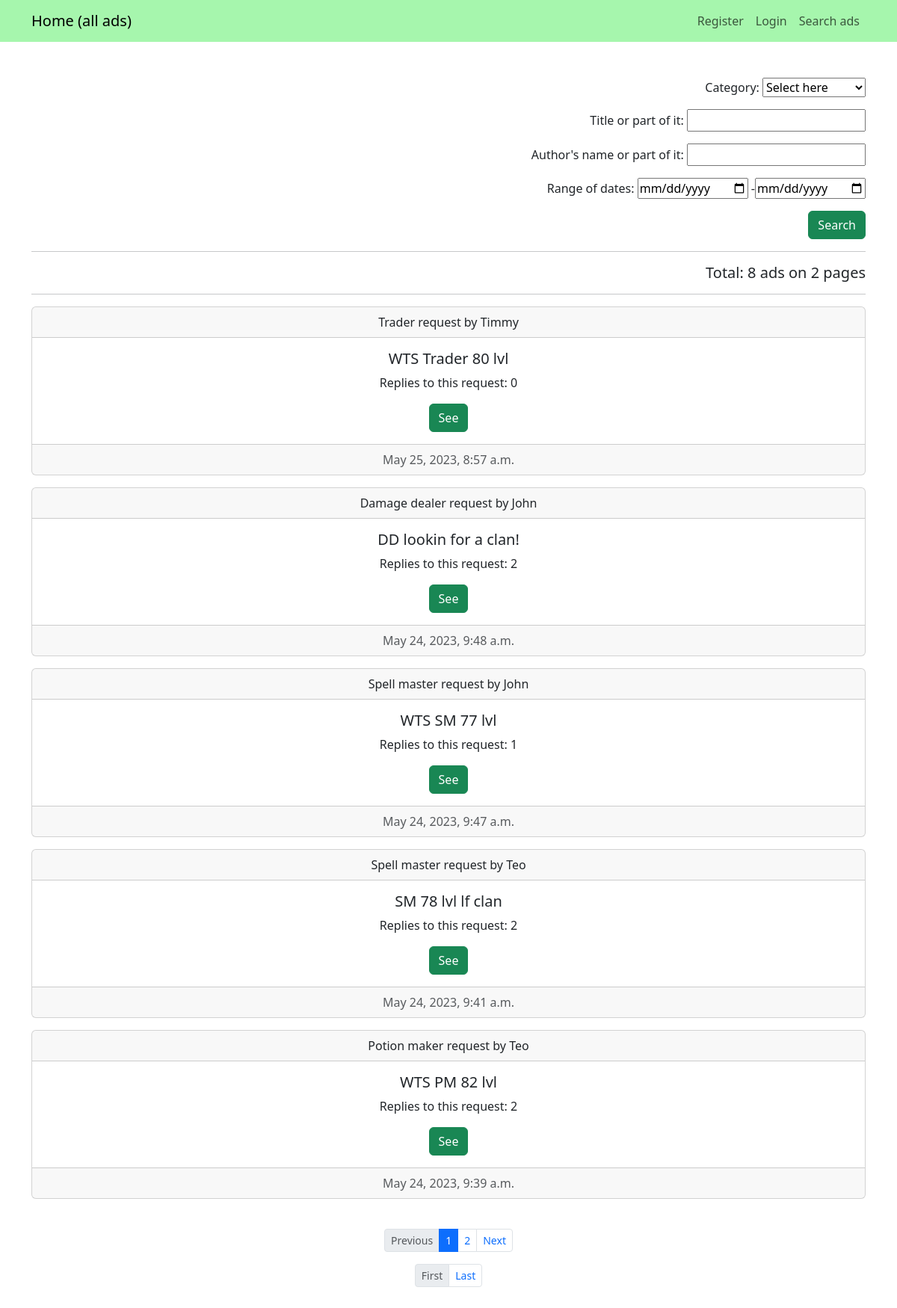
/ads_search/, run on the app's committed database.
### AdsBoard/models.py (models this page shows)
class Adv(models.Model):
    date_of_creation = models.DateTimeField(
        auto_now_add=True,
    )
    author = models.ForeignKey(
        to=User,
        on_delete=models.CASCADE,
        related_name='adv_created_by',
    )
    title = models.CharField(
        max_length=255,
        help_text='Up to 255 symbols',
    )
    category = models.CharField(
        max_length=15,
        choices=CATEGORIES,
        default=None,
    )
    content = RichTextUploadingField(
        blank=True,
    )
    class Meta:
        verbose_name = 'Advertise'
        verbose_name_plural = 'Advertisements'
    def __str__(self) -> str:
        return f'{self.title}'

### AdsBoard/views.py (the view)
# urls.py: path('ads_search/', AdsSearchView.as_view(), name='ads_search'),
class AdsSearchView(ListView):
    model = Adv
    template_name = 'AdsBoard/ads_search.html'
    ordering = '-date_of_creation'
    context_object_name = 'search_ads'
    paginate_by = 5
    paginate_orphans = 1
    def get_context_data(self, **kwargs):
        context = super().get_context_data(**kwargs)
        context['filterset'] = self.filterset
        context['querydict'] = self.request.GET.dict()
        pprint(context)
        return context
    def get_queryset(self):
        queryset = super().get_queryset()
        self.filterset = AdvFilter(self.request.GET, queryset)
        return self.filterset.qs

### AdsBoard/templatetags/AdsBoard_filters.py (called while the page is built)
@register.filter
def listing(number: int) -> list:
    pagination_list = []
    for n in range(number):
        pagination_list.append(n + 1)
    return pagination_list

### AdsBoard/templatetags/AdsBoard_tags.py (called while the page is built)
@register.simple_tag(takes_context=True)
def url_replace(context, **kwargs):
    context_copy = context['request'].GET.copy()
    for key, value in kwargs.items():
        context_copy[key] = value
    return context_copy.urlencode()

### AdsBoard/templates/AdsBoard/ads_search.html (shortened to what this page needs)
{% extends 'base.html' %}
{% load AdsBoard_filters %}
{% load AdsBoard_tags %}
{% block content %}
<form action="" method="get" align="right">
    {{ filterset.form.as_p }}
    <button class="btn btn-success" type="submit">Search</button>
</form>
<hr>
<h5 align="right">
    Total: {{ page_obj.paginator.count }} ads
    {% if page_obj.paginator.num_pages != 1 %}
    on {{ page_obj.paginator.num_pages }} pages
    {% endif %}
</h5>
<hr>
{% for ad in search_ads %}
<div class="card mb-3">
    <div class="card-header">
        {{ ad.category }} request by {{ ad.author }}
    </div>
    <div class="card-body">
        <h5 class="card-title">
            {{ ad.title }}
        </h5>
        <p class="card-text">
            Replies to this request: {{ ad.replies_to_adv.count }}
        </p>
        <a href="{% url 'ad_detail' pk=ad.id %}" class="btn btn-success">
            See
        </a>
    </div>
    <div class="card-footer text-muted">
        {{ ad.date_of_creation }}
    </div>
</div>
{% empty %}
<h2>
    No ads found
</h2>
{% endfor %}
<br>
<nav aria-label="Page navigation example">
    <ul class="pagination pagination-sm justify-content-center">
        {% if page_obj.has_previous %}
        <li class="page-item">
            <a class="page-link" href="?{% url_replace page=page_obj.previous_page_number %}">
                Previous
            </a>
        </li>
        {% else %}
        <li class="page-item disabled">
            <a class="page-link" href="#">
                Previous
            </a>
        </li>
        {% endif %}
        {% if page_obj.paginator.num_pages <= 5 %}
        {% for page_num in page_obj.paginator.num_pages|listing %}
        {% if page_num == page_obj.number %}
        <li class="page-item active" aria-current="page">
            <a class="page-link" href="?{% url_replace page=page_num %}">
                {{ page_num }}
            </a>
        </li>
        {% else %}
        <li class="page-item">
            <a class="page-link" href="?{% url_replace page=page_num %}">
                {{ page_num }}
            </a>
        </li>
        {% endif %}
        {% endfor %}
        {% endif %}
        {% if page_obj.has_next %}
        <li class="page-item">
            <a class="page-link" href="?{% url_replace page=page_obj.next_page_number %}">
                Next
            </a>
        </li>
        {% else %}
        <li class="page-item disabled">
            <a class="page-link" href="#">
                Next
            </a>
        </li>
        {% endif %}
    </ul>
</nav>
<nav aria-label="Page navigation example">
    <ul class="pagination pagination-sm justify-content-center">
        {% if page_obj.has_previous %}
        <li class="page-item">
            <a class="page-link" href="?{% url_replace page=1 %}">
                First
            </a>
        </li>
        {% else %}
        <li class="page-item disabled">
            <a class="page-link" href="#">
                First
            </a>
        </li>
        {% endif %}
        {% if page_obj.has_next %}
        <li class="page-item">
            <a class="page-link" href="?{% url_replace page=page_obj.paginator.num_pages %}">
                Last
            </a>
        </li>
        {% else %}
        <li class="page-item disabled">
            <a class="page-link" href="#">
                Last
            </a>
        </li>
        {% endif %}
    </ul>
</nav>
{% endblock content %}

### data on the page
Adv: category "Trader", author "Timmy", title "WTS Trader 80 lvl", replies_to_adv.count "0", date_of_creation "May 25, 2023, 8:57 a.m."
Adv: category "Damage dealer", author "John", title "DD lookin for a clan!", replies_to_adv.count "2", date_of_creation "May 24, 2023, 9:48 a.m."
Adv: category "Spell master", author "John", title "WTS SM 77 lvl", replies_to_adv.count "1", date_of_creation "May 24, 2023, 9:47 a.m."
Adv: category "Spell master", author "Teo", title "SM 78 lvl lf clan", replies_to_adv.count "2", date_of_creation "May 24, 2023, 9:41 a.m."
Adv: category "Potion maker", author "Teo", title "WTS PM 82 lvl", replies_to_adv.count "2", date_of_creation "May 24, 2023, 9:39 a.m."

### other printed values
{{ page_obj.paginator.count }} "8"
{{ page_obj.paginator.num_pages }} "2"
{{ page_num }} "1"
{{ page_num }} "2"
